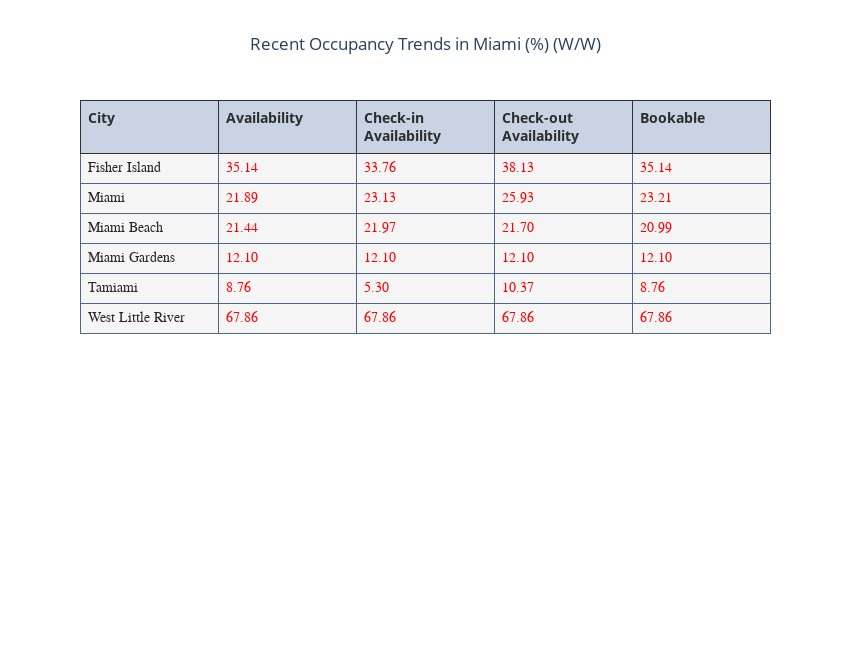

The cell this chart's notebook holds for it:
### Code cell
florida_occ_trends = occ_trend_wloc[occ_trend_wloc['State'] == 'FL']
#florida_occ_trends_zip = florida_occ_trends.groupby('zipcode').mean(['available_delta_pct','available_for_checkin_delta_pct','available_for_checkout_delta_pct','bookable_delta_pct']).reset_index()
florida_occ_trends_city = florida_occ_trends.groupby('City').mean(['available_delta_pct','available_for_checkin_delta_pct','available_for_checkout_delta_pct','bookable_delta_pct']).reset_index()
"""
florida_price_trends_fig = go.Figure()
florida_price_trends_fig.add_trace(go.Scatter(x=price_data_date['check_in'], y=price_data_date['cleaning_fee'],
                    mode='lines',
                    name='Cleaning Fee'))
florida_price_trends_fig.add_trace(go.Scatter(x=price_data_date['check_in'], y=price_data_date['service_fee'],
                    mode='lines',
                    name='Service Fee'))
florida_price_trends_fig.add_trace(go.Scatter(x=price_data_date['check_in'], y=price_data_date['total_price'],
                    mode='lines', 
                    name='Total Price'))
florida_price_trends_fig.update_layout(title_text="Pricing Data by Pull Time", xaxis_title='Date', yaxis_title='Price ($)')
filename = "newsletter_features/florida_price_trends_fig_june19.png"
florida_price_trends_fig.write_image(filename, engine='kaleido', width=2000, height=500)
florida_price_trends_fig.show()
"""
import plotly.graph_objects as go

cities = florida_occ_trends_city['City']
vals = [florida_occ_trends_city['available_delta_pct'], florida_occ_trends_city['available_for_checkin_delta_pct'], florida_occ_trends_city['available_for_checkout_delta_pct'], florida_occ_trends_city['bookable_delta_pct']]
font_color = ['rgb(40,40,40)'] +  [['rgb(0,125,0)' if v < 0 else 'rgb(255,0,0)' for v in vals[k]] for k in range(4)]

table_trace = go.Table(
                 columnwidth= [50]+[50]+[50]+[50]+[50],
                 columnorder=[0, 1, 2, 3, 4],
                 header = dict(height = 40,
                               values = [['<b>City</b>'], ['<b>Availability</b>'], ['<b>Check-in Availability</b>'], ['<b>Check-out Availability</b>'],['<b>Bookable</b>']],
                               line = dict(color='rgb(50,50,50)'),
                               align = ['left']*5,
                               font = dict(color=['rgb(45,45,45)']*4, size=14),
                             
                              ),
                 cells = dict(values = [cities, vals[0], vals[1], vals[2], vals[3]],
                              line = dict(color='#506784'),
                              align = ['left']*5,
                              
                              font = dict(family="Arial", size=14, color=font_color),
                              format = [None, ",.2f"],  #add % sign here
                              height = 30,
                              fill = dict(color='rgb(245,245,245)'))
                             )
                 

layout = go.Layout(width=850, height=650, autosize=False, 
              title_text='Recent Occupancy Trends in Miami (%) (W/W)',
                   title_x=0.5, showlegend=False)
florda_occ_trend_fig = go.Figure(data=[table_trace], layout=layout)
filename = "newsletter_features/florida_occ_trends_table_city_weekly.png"
florda_occ_trend_fig.write_image(filename, engine='kaleido', width=875, height=700)
florda_occ_trend_fig.show()

# Look to do one price value and look and price change by day of the week

### Figure 1 — Plotly figure (JSON) as saved in the notebook; plotly's stock layout.template omitted (floating-point values rounded to 4 significant figures)
{"data": [{"cells": {"align": ["left", "left", "left", "left", "left"], "fill": {"color": "rgb(245,245,245)"}, "font": {"color": ["rgb(40,40,40)", ["rgb(255,0,0)", "rgb(255,0,0)", "rgb(255,0,0)", "rgb(255,0,0)", "rgb(255,0,0)", "rgb(255,0,0)"], ["rgb(255,0,0)", "rgb(255,0,0)", "rgb(255,0,0)", "rgb(255,0,0)", "rgb(255,0,0)", "rgb(255,0,0)"], ["rgb(255,0,0)", "rgb(255,0,0)", "rgb(255,0,0)", "rgb(255,0,0)", "rgb(255,0,0)", "rgb(255,0,0)"], ["rgb(255,0,0)", "rgb(255,0,0)", "rgb(255,0,0)", "rgb(255,0,0)", "rgb(255,0,0)", "rgb(255,0,0)"]], "family": "Arial", "size": 14}, "format": [null, ",.2f"], "height": 30, "line": {"color": "#506784"}, "values": [["Fisher Island", "Miami", "Miami Beach", "Miami Gardens", "Tamiami", "West Little River"], [35.14, 21.89, 21.44, 12.1, 8.756, 67.86], [33.76, 23.13, 21.97, 12.1, 5.3, 67.86], [38.13, 25.93, 21.7, 12.1, 10.37, 67.86], [35.14, 23.21, 20.99, 12.1, 8.756, 67.86]]}, "columnorder": [0, 1, 2, 3, 4], "columnwidth": [50, 50, 50, 50, 50], "header": {"align": ["left", "left", "left", "left", "left"], "font": {"color": ["rgb(45,45,45)", "rgb(45,45,45)", "rgb(45,45,45)", "rgb(45,45,45)"], "size": 14}, "height": 40, "line": {"color": "rgb(50,50,50)"}, "values": [["<b>City</b>"], ["<b>Availability</b>"], ["<b>Check-in Availability</b>"], ["<b>Check-out Availability</b>"], ["<b>Bookable</b>"]]}, "type": "table"}], "layout": {"autosize": false, "height": 650, "showlegend": false, "title": {"text": "Recent Occupancy Trends in Miami (%) (W/W)", "x": 0.5}, "width": 850}}
